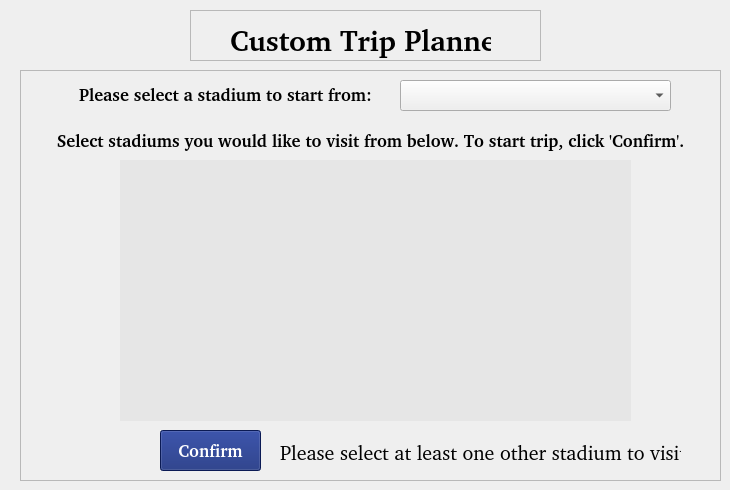
    <widget class="QWidget" name="CustomPlanPage">
     <widget class="QPushButton" name="button_customBack">
      <property name="geometry">
       <rect>
        <x>10</x>
        <y>10</y>
        <width>51</width>
        <height>41</height>
       </rect>
      </property>
      <property name="text">
       <string/>
      </property>
      <property name="icon">
       <iconset resource="../assets.qrc">
        <normaloff>:/assets/assets/back.png</normaloff>:/assets/assets/back.png</iconset>
      </property>
      <property name="iconSize">
       <size>
        <width>32</width>
        <height>45</height>
       </size>
      </property>
      <property name="flat">
       <bool>true</bool>
      </property>
     </widget>
     <widget class="QFrame" name="frame_15">
      <property name="geometry">
       <rect>
        <x>190</x>
        <y>10</y>
        <width>351</width>
        <height>51</height>
       </rect>
      </property>
      <property name="styleSheet">
       <string notr="true"/>
      </property>
      <property name="frameShape">
       <enum>QFrame::StyledPanel</enum>
      </property>
      <property name="frameShadow">
       <enum>QFrame::Sunken</enum>
      </property>
      <widget class="QLabel" name="label_startCustomTrip">
       <property name="geometry">
        <rect>
         <x>40</x>
         <y>10</y>
         <width>261</width>
         <height>41</height>
        </rect>
       </property>
       <property name="font">
        <font>
         <family>FISH&amp;CHIPS</family>
         <pointsize>17</pointsize>
         <weight>75</weight>
         <bold>true</bold>
        </font>
       </property>
       <property name="text">
        <string>&lt;html&gt;&lt;head/&gt;&lt;body&gt;&lt;p&gt;&lt;span style=&quot; font-size:22pt; font-weight:600;&quot;&gt;Custom Trip Planner&lt;/span&gt;&lt;/p&gt;&lt;/body&gt;&lt;/html&gt;</string>
       </property>
      </widget>
     </widget>
     <widget class="QFrame" name="frame_16">
      <property name="geometry">
       <rect>
        <x>20</x>
        <y>70</y>
        <width>701</width>
        <height>411</height>
       </rect>
      </property>
      <property name="styleSheet">
       <string notr="true"/>
      </property>
      <property name="frameShape">
       <enum>QFrame::StyledPanel</enum>
      </property>
      <property name="frameShadow">
       <enum>QFrame::Sunken</enum>
      </property>
      <widget class="QLabel" name="label_instructions_onCustom">
       <property name="geometry">
        <rect>
         <x>0</x>
         <y>60</y>
         <width>701</width>
         <height>21</height>
        </rect>
       </property>
       <property name="font">
        <font>
         <family>FISH&amp;CHIPS</family>
         <pointsize>13</pointsize>
         <weight>75</weight>
         <bold>true</bold>
        </font>
       </property>
       <property name="text">
        <string>&lt;html&gt;&lt;head/&gt;&lt;body&gt;&lt;p align=&quot;center&quot;&gt;Select stadiums you would like to visit from below. To start trip, click 'Confirm'.&lt;/p&gt;&lt;/body&gt;&lt;/html&gt;</string>
       </property>
      </widget>
      <widget class="QListWidget" name="listWidget_stadiumsToVisit_onCustom">
       <property name="geometry">
        <rect>
         <x>100</x>
         <y>90</y>
         <width>511</width>
         <height>261</height>
        </rect>
       </property>
       <property name="styleSheet">
        <string notr="true">QListWidget#listWidget_stadiumsToVisit_onCustom{
background-color: rgb(230, 230, 230);
border: transparent;
gridline-color: white;
color: rgb(16, 37, 118);
}
</string>
       </property>
       <property name="editTriggers">
        <set>QAbstractItemView::NoEditTriggers</set>
       </property>
       <property name="selectionMode">
        <enum>QAbstractItemView::MultiSelection</enum>
       </property>
      </widget>
      <widget class="QComboBox" name="comboBox_selectStart_onCustom">
       <property name="geometry">
        <rect>
         <x>380</x>
         <y>10</y>
         <width>271</width>
         <height>31</height>
        </rect>
       </property>
      </widget>
      <widget class="QLabel" name="label_selectStart_onCustom">
       <property name="geometry">
        <rect>
         <x>40</x>
         <y>14</y>
         <width>331</width>
         <height>21</height>
        </rect>
       </property>
       <property name="font">
        <font>
         <family>FISH&amp;CHIPS</family>
         <pointsize>13</pointsize>
         <weight>75</weight>
         <bold>true</bold>
        </font>
       </property>
       <property name="text">
        <string>&lt;html&gt;&lt;head/&gt;&lt;body&gt;&lt;p align=&quot;center&quot;&gt;Please select a stadium to start from:&lt;/p&gt;&lt;/body&gt;&lt;/html&gt;</string>
       </property>
      </widget>
      <widget class="QPushButton" name="pushButton_confirm_onCustom">
       <property name="geometry">
        <rect>
         <x>140</x>
         <y>360</y>
         <width>101</width>
         <height>41</height>
        </rect>
       </property>
       <property name="font">
        <font>
         <family>FISH&amp;CHIPS</family>
         <pointsize>13</pointsize>
         <weight>75</weight>
         <bold>true</bold>
        </font>
       </property>
       <property name="styleSheet">
        <string notr="true">QPushButton#pushButton_confirm_onCustom{
    background-color: rgb(16, 37, 118);
	color: white;
    border-width: 2px;
}
QPushButton#pushButton_confirm_onCustom:hover{
	 background-color: qradialgradient(spread:reflect, cx:0.5, cy:0.5, radius:0.5, fx:0.5, fy:0.5, stop:0 rgba(255, 255, 255, 255), stop:1 rgba(195, 224, 238, 255));
	 border-width: 2px;
	 color: black;
}
QPushButton#pushButton_confirm_onCustom:pressed {
    background-color: qradialgradient(spread:reflect, cx:0.5, cy:0.5, radius:0.5, fx:0.5, fy:0.5, stop:0 rgba(197, 237, 255, 255), stop:1 rgba(107, 206, 255, 255));
	border-width: 2px;
	color: white;
}</string>
       </property>
       <property name="text">
        <string>Confirm</string>
       </property>
      </widget>
      <widget class="QLabel" name="label_error_onCustom">
       <property name="geometry">
        <rect>
         <x>260</x>
         <y>370</y>
         <width>401</width>
         <height>20</height>
        </rect>
       </property>
       <property name="font">
        <font>
         <family>FISH&amp;CHIPS</family>
         <pointsize>15</pointsize>
        </font>
       </property>
       <property name="text">
        <string>&lt;html&gt;&lt;head/&gt;&lt;body&gt;&lt;p align=&quot;center&quot;&gt;Please select at least one other stadium to visit!&lt;/p&gt;&lt;/body&gt;&lt;/html&gt;</string>
       </property>
      </widget>
     </widget>
    </widget>
